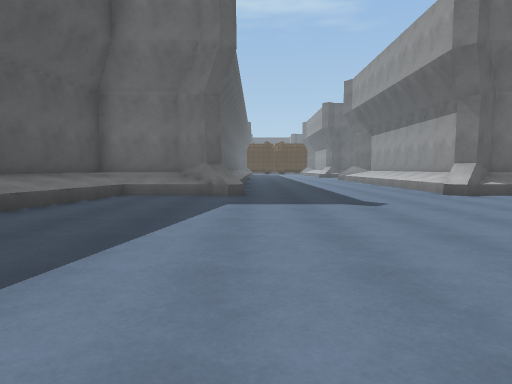
[1] (above)

19 first-person views from a walk through a 3-D level made in the Unity game engine. The camera is 1.2 m above the floor, tilts 4° down and sees 75° across. The floor is counted in squares, 2 m on a side. Each view is taken from the middle of a square. On the plan, view 1 faces up. The plan holds only what a view shows up to about 10 squares ahead; the rest is blank. The place goes on beyond the plan. The player is left out. Some surface patterns are stand-ins.

[2]
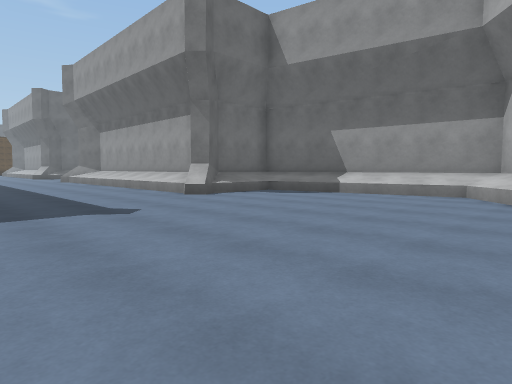

[3]
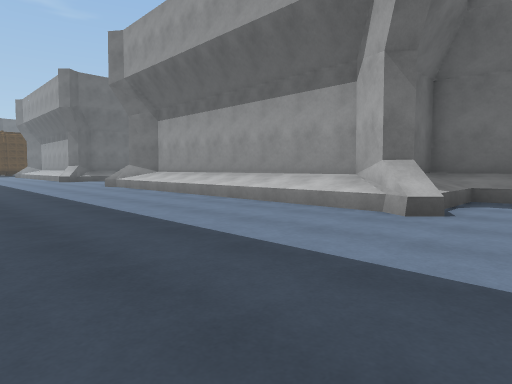

[4]
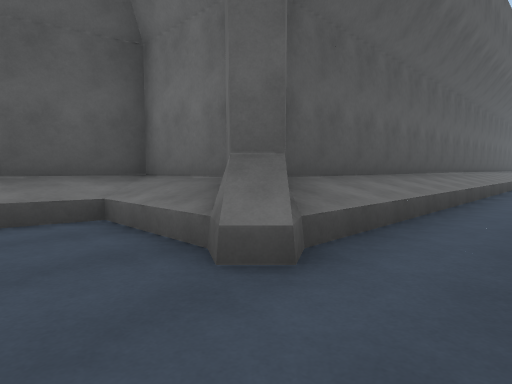

[5]
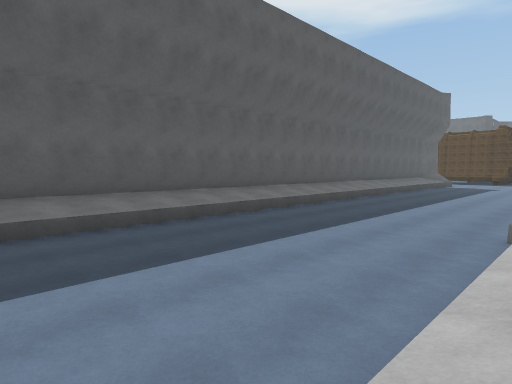

[6]
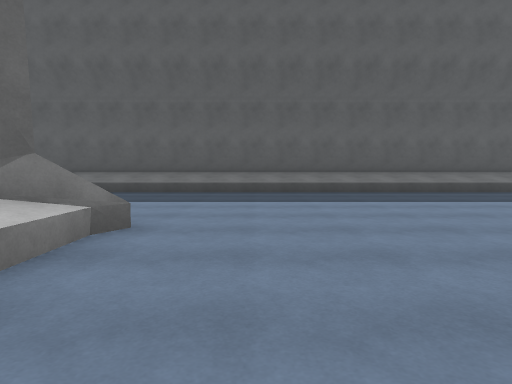

[7]
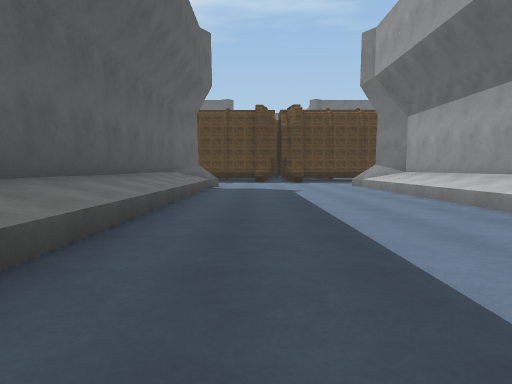

[8]
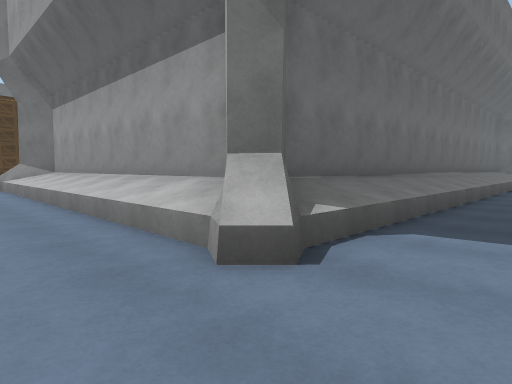

[9]
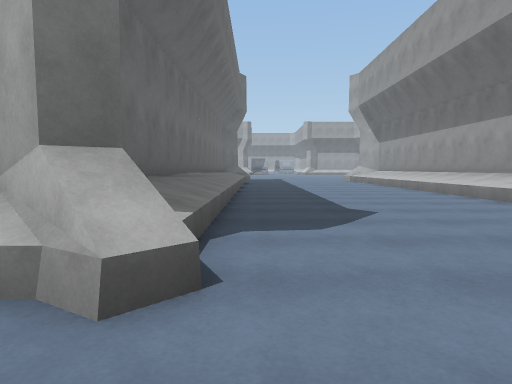

[10]
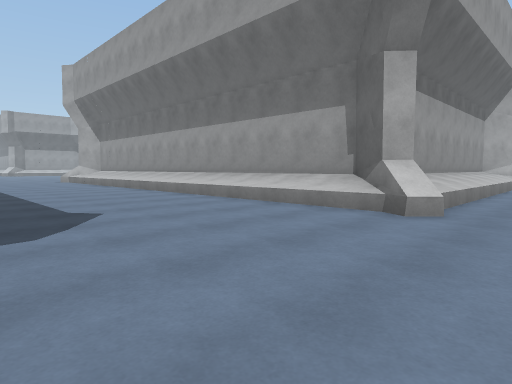

[11]
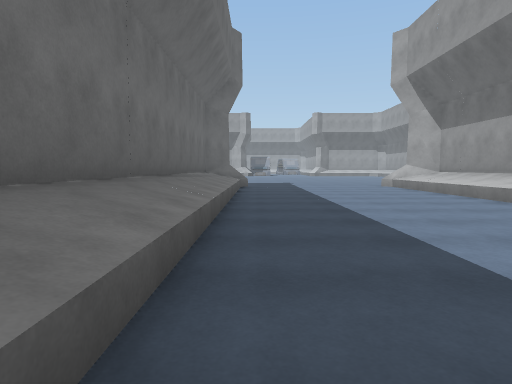

[12]
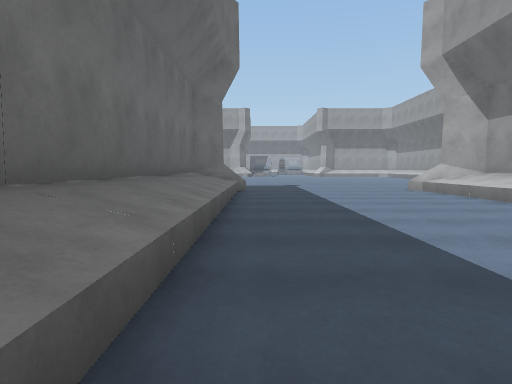

[13]
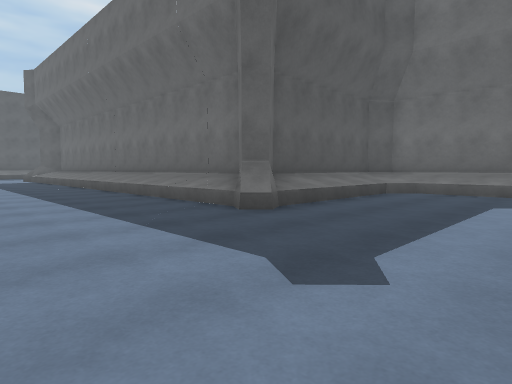

[14]
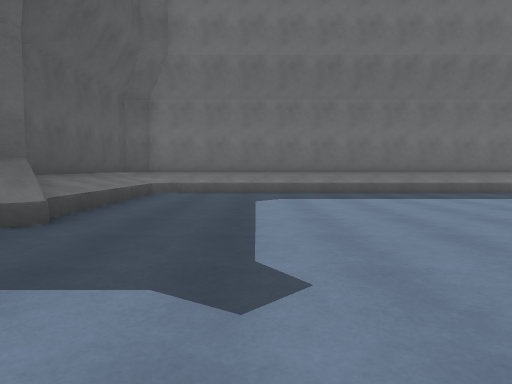

[15]
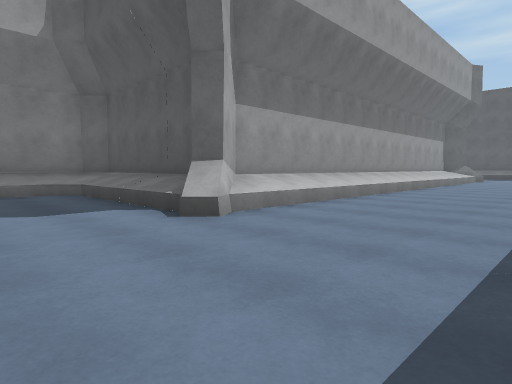

[16]
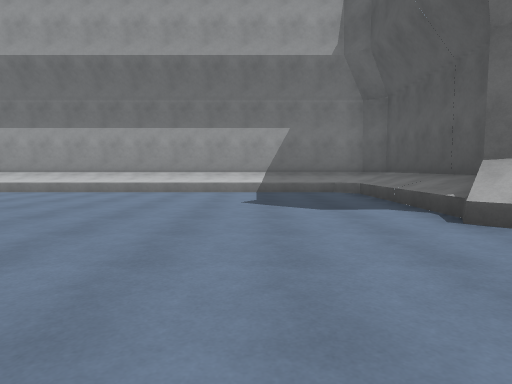

[17]
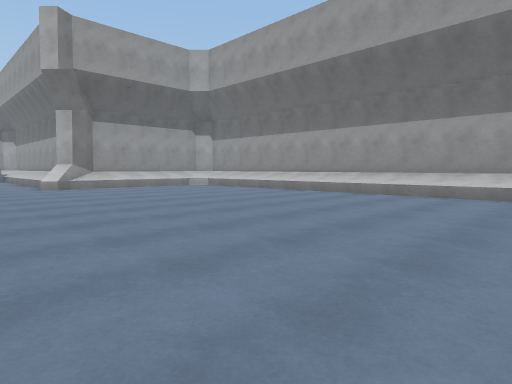

[18]
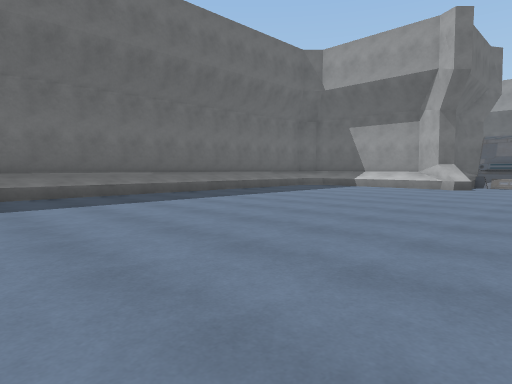

[19]
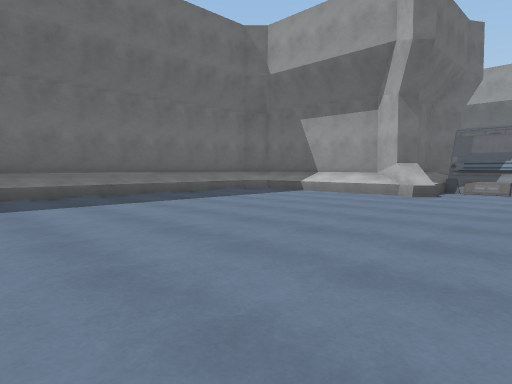

### Floor plan
Key: @ floor where view 1 was taken; # wall or solid block; . floor; / step, stairs or slope; ^ raised ledge.
Columns run from 5 left of view 1 to 35 right of it. Each row starts with its distance up from view 1.
 32           #
 31    # .....##
 30    #/...../#
 29    #/...../#           ################
 28    #/...../#           #///////////////
 27    #/...../#           #/.............../
 26    #/...../#           #/.............../
 25    #/...../#           #/.............../
 24    #/...../#############/.............../
 23    #/.....##///////////##...............#
 22    #/....................................
 21    #/....................................
 20    #/................................
 19    #/...................................
 18    #/....................................
 17    #/.....#/////////////#...............#
 16    #/.....###############...............
 15    #/...../#           #/..............
 14    #/...../#           #/.............
 13    #/...../#           #/............
 12    #/...../#           #/////////////
 11    #/...../#           #############
 10    #/...../#
  9  ###/...../###
  8  #/##.....##/#
  7 ^//.........//^
  6 ^/.........../^
  5  /.........../^
  4   .........../#
  3   .........../#
  2    .........//#
  1     ......
  0      @

Where each view was taken, in squares from view 1:
view 1: 0 up, 0 right, facing up
view 2: 1 up, 0 right, facing up-right
view 3: 6 up, 0 right, facing up-right
view 4: 6 up, 1 right, facing up-left
view 5: 12 up, 5 right, facing up-left
view 6: 19 up, 8 right, facing left
view 7: 21 up, 1 right, facing up
view 8: 21 up, 3 right, facing up-right
view 9: 22 up, 3 right, facing right
view 10: 22 up, 3 right, facing down-right
view 11: 22 up, 8 right, facing right
view 12: 22 up, 10 right, facing right
view 13: 19 up, 23 right, facing up-left
view 14: 19 up, 22 right, facing up
view 15: 21 up, 22 right, facing down-left
view 16: 21 up, 22 right, facing down
view 17: 20 up, 24 right, facing down-right
view 18: 20 up, 24 right, facing up-right
view 19: 20 up, 27 right, facing up-right
